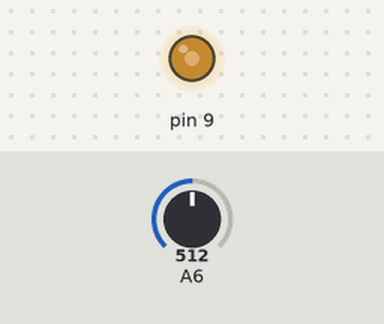
Recording of a sketch running on a simulated Arduino Nano, built with avr-gcc and run on an emulated ATmega328P. Shown: output pins drawn as LEDs (lit = HIGH). The inputs (shaded band) are chosen by the test bench; at power-on: A6 = 512.

Above: at 1.2 s.
1.3 s: A6 set to 716
At 1.9 s:
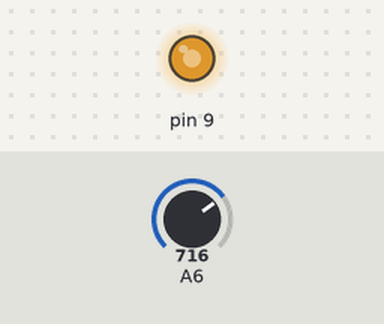
2.8 s: A6 set to 900
At 4.0 s:
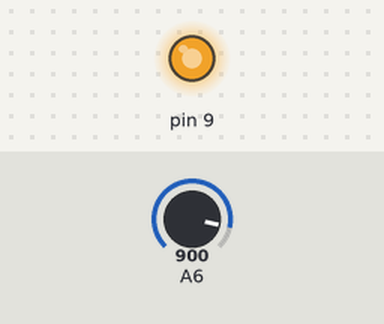
4.3 s: A6 set to 122
At 5.5 s:
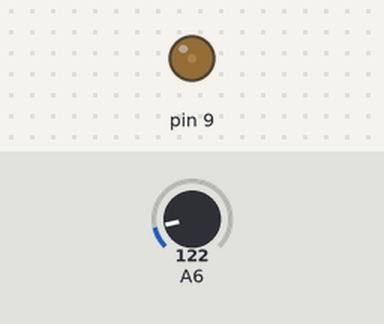
5.8 s: A6 set to 0
At 6.5 s:
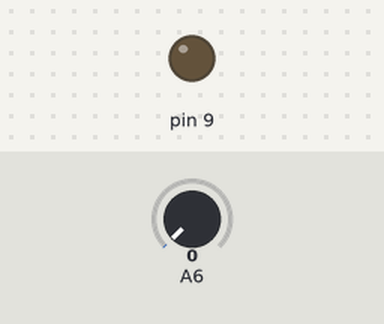
7.3 s: A6 set to 511
At 8.6 s:
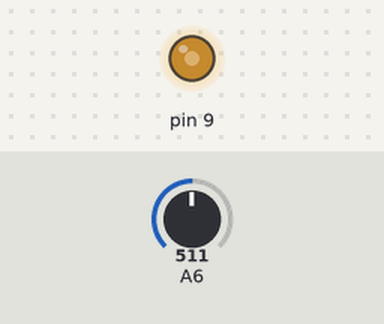
Timing chart, 0 to 9.8 s (numbered marks = the images above; inputs shaded):
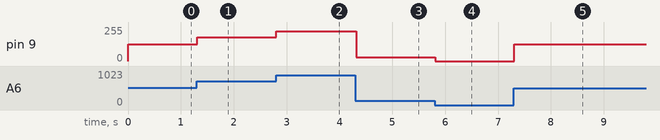

Measured:
- after the input at 1.3 s, pin 9: 127/255 → 178/255 at once
- after the input at 2.8 s, pin 9: 178/255 → 224/255 at once
- after the input at 4.3 s, pin 9: 224/255 → 30/255 at once
- after the input at 5.8 s, pin 9: 30/255 → 0/255 at once
- after the input at 7.3 s, pin 9: 0/255 → 127/255 at once

The sketch:

potentioLED.ino
```cpp
/*
  Author:Dharm Vashisth
  Description: Illustrate PWM on LED controlled by Potentiometer.
*/
void setup() {
  // put your setup code here, to run once:
pinMode(A6,INPUT);
pinMode(9,OUTPUT);
}
int v;
void loop() {
  v=map(analogRead(A6),0,1023,0,255);
  analogWrite(9,v);
  delay(20);
}
```
